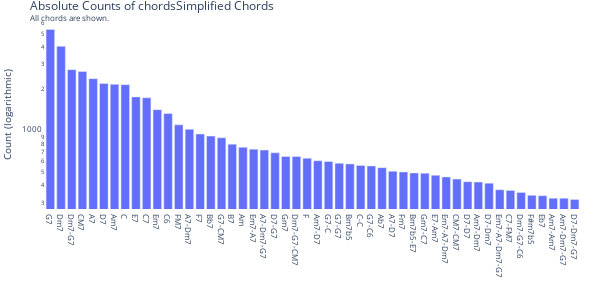

Write notebook code for a chart like this one.
### Code cell
plot_distribution(df_chords)

### Figure 1 — Plotly figure (JSON) as saved in the notebook; plotly's stock layout.template omitted (floating-point values rounded to 4 significant figures)
{"data": [{"alignmentgroup": "True", "hovertemplate": "chord=%{x}<br>count=%{y}<extra></extra>", "legendgroup": "", "marker": {"color": "#636efa", "pattern": {"shape": ""}}, "name": "", "offsetgroup": "", "orientation": "v", "showlegend": false, "textposition": "auto", "x": ["G7", "Dm7", "Dm7-G7", "CM7", "A7", "D7", "Am7", "C", "E7", "C7", "Em7", "C6", "FM7", "A7-Dm7", "F7", "Bb7", "G7-CM7", "B7", "Am", "Em7-A7", "A7-Dm7-G7", "D7-G7", "Gm7", "Dm7-G7-CM7", "F", "Am7-D7", "G7-C", "G7-G7", "Bm7b5", "C-C", "G7-C6", "Ab7", "A7-D7", "Fm7", "Bm7b5-E7", "Gm7-C7", "E7-Am7", "Em7-A7-Dm7", "CM7-CM7", "D7-D7", "Am7-Dm7", "D7-Dm7", "Em7-A7-Dm7-G7", "C7-FM7", "Dm7-G7-C6", "F#m7b5", "Eb7", "Am7-Am7", "Am7-Dm7-G7", "D7-Dm7-G7"], "xaxis": "x", "y": [5357, 4047, 2744, 2660, 2362, 2177, 2148, 2138, 1744, 1718, 1410, 1321, 1095, 1018, 940, 908, 883, 794, 755, 731, 720, 688, 647, 646, 628, 603, 595, 578, 572, 558, 553, 537, 506, 500, 492, 490, 473, 460, 444, 425, 423, 415, 372, 368, 356, 339, 337, 323, 323, 316], "yaxis": "y", "type": "bar"}], "layout": {"xaxis": {"anchor": "y", "domain": [0.0, 1.0], "title": {"text": ""}, "categoryorder": "total descending"}, "yaxis": {"anchor": "x", "domain": [0.0, 1.0], "title": {"text": "Count (logarithmic)"}, "type": "log"}, "legend": {"tracegroupgap": 0}, "margin": {"t": 20, "l": 0, "r": 20, "b": 20}, "barmode": "stack", "height": 300, "width": 600, "title": {"font": {"size": 12}, "text": "Absolute Counts of chordsSimplified Chords<br><sup>All chords are shown.</sup>"}, "font": {"size": 8}, "plot_bgcolor": "white"}}
